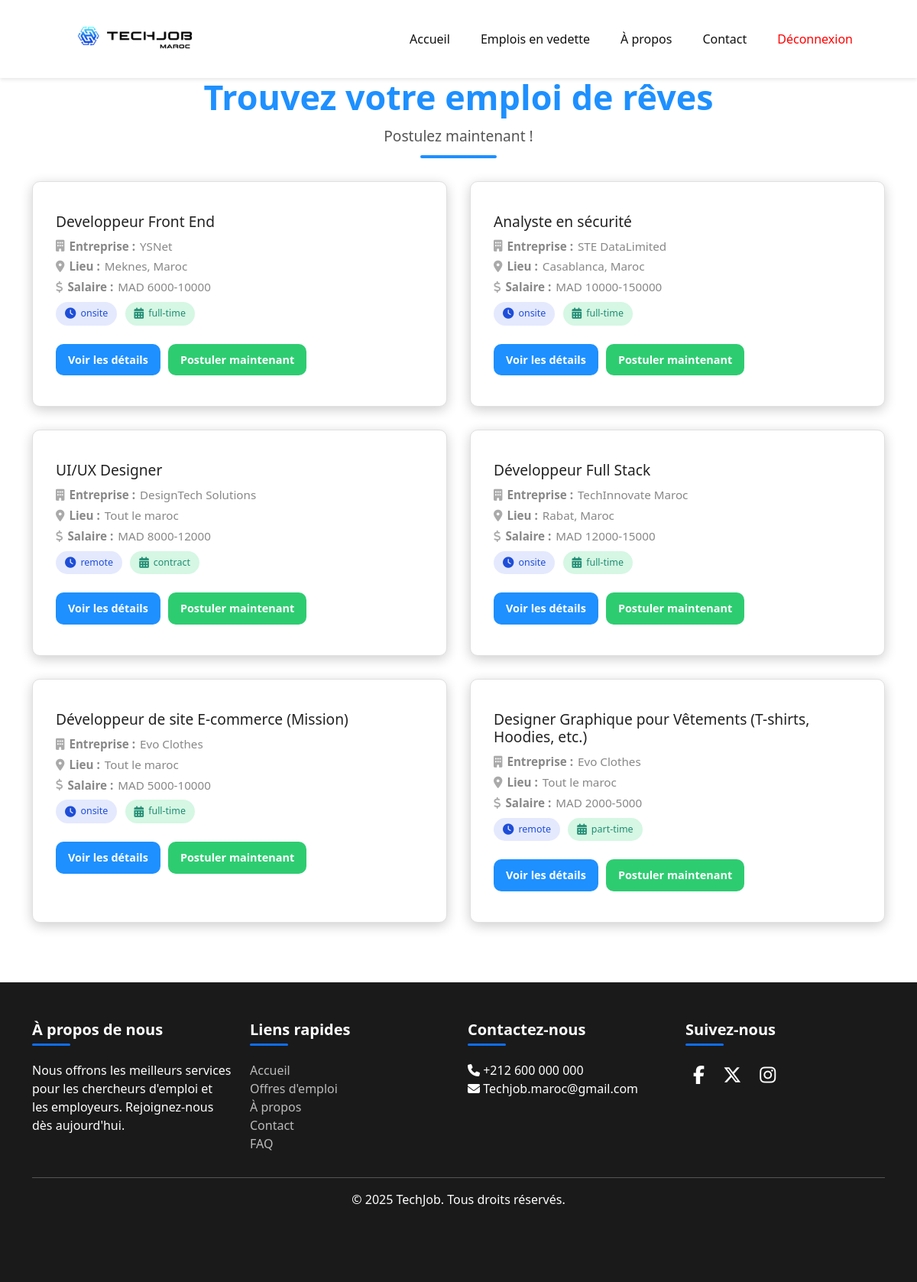
The app's page /Pages/JobsListing.php (signed in) with its own data.
### tables this page shows
CREATE TABLE IF NOT EXISTS `jobs` (
  `id` int(11) NOT NULL AUTO_INCREMENT,
  `postedBy` varchar(255) NOT NULL,
  `category` int(11) NOT NULL,
  `title` varchar(255) NOT NULL,
  `companyName` varchar(255) NOT NULL,
  `location` varchar(255) NOT NULL,
  `salaryRange` varchar(255) DEFAULT NULL,
  `duration` enum('part-time','full-time','contract','internship') NOT NULL,
  `type` enum('remote','onsite','mission') NOT NULL,
  `datePosted` datetime NOT NULL DEFAULT current_timestamp(),
  `skills` text DEFAULT NULL,
  `status` enum('active','closed') NOT NULL DEFAULT 'active',
  `numberOfApplicants` int(11) NOT NULL DEFAULT 0,
  `description` text NOT NULL,
  `requirements` text NOT NULL,
  `specializations` varchar(255) NOT NULL,
  `experience` enum('entry-level','mid-level','senior-level','expert-level') NOT NULL,
  PRIMARY KEY (`id`),
  KEY `postedBy` (`postedBy`),
  KEY `category` (`category`),
  CONSTRAINT `jobs_ibfk_1` FOREIGN KEY (`postedBy`) REFERENCES `users` (`userId`) ON DELETE CASCADE,
  CONSTRAINT `jobs_ibfk_2` FOREIGN KEY (`category`) REFERENCES `categories` (`id`) ON DELETE CASCADE
);

### includes/helper-functions.php (the view, shortened to what this page needs)
<?php
function fetchAllJobs() {
    $jobs = [];
    $conn = connectDB();
    $sql = "SELECT id, title, companyName, location, salaryRange, type, duration, datePosted
            FROM jobs WHERE status = 'active'";
    $result = mysqli_query($conn, $sql);
    if ($result) {
        while ($row = mysqli_fetch_assoc($result)) {
            $jobs[] = $row;
        }
    }
    return $jobs;
}
function generateJobMarkup($job) {
    return "
    <div class='job-item' data-job-id='{$job['id']}'>
        <h3 class='job-title'>
             " . htmlspecialchars($job['title']) . "
        </h3>
        <p><i class='fas fa-building'></i> <strong>Entreprise :</strong> " . htmlspecialchars($job['companyName']) . "</p>
        <p><i class='fas fa-map-marker-alt'></i> <strong>Lieu :</strong> " . htmlspecialchars($job['location']) . "</p>
        <p><i class='fas fa-dollar-sign'></i> <strong>Salaire :</strong> " . htmlspecialchars($job['salaryRange']) . "</p>
        <div class='tags'>
            <span class='tag job-type'><i class='fas fa-clock'></i> " . htmlspecialchars($job['type']) . "</span>
            <span class='tag duration'><i class='fas fa-calendar-alt'></i> " . htmlspecialchars($job['duration']) . "</span>
        </div>
        <div class='button-group'>
            <button class='view-details' onclick='openModal(" . intval($job['id']) . ")'>Voir les détails</button>
            <form action='../Pages/JobApplication.php?jobId={$job['id']}' method='post' style='display:inline;'>
                <input type='hidden' name='jobId' value='{$job['id']}'>
                <button type='submit' class='apply-button'>Postuler maintenant</button>
            </form>
        </div>
    </div>";
}
?>

### Pages/JobsListing.php (shortened to what this page needs)
<?php
require_once "../includes/helper-functions.php";
$default = 0;
$categoryId = isset($_GET['category']) ? intval($_GET['category']) : $default;
if ($categoryId == $default) {
    $jobs = fetchAllJobs();
} else {
    $categoryName = "Jobs in " . fetchCategoryName($categoryId);
    $jobs = fetchJobsByCategory($categoryId);
}
?>
<!DOCTYPE html>
<html lang="en">
    <head>
        <link rel="stylesheet" href="https://cdnjs.cloudflare.com/ajax/libs/font-awesome/6.5.0/css/all.min.css">
        <link rel="stylesheet" href="../styles/generalStyles.css">
        <link rel="stylesheet" href="../styles/HomePage/header.css">
        <link rel="stylesheet" href="../styles/HomePage/footer.css">
        <link rel="stylesheet" href="../styles/HomePage/common-styles.css">
        <link rel="stylesheet" href="../css/joblisting.css">
    </head>
    <body>
    <?php
        include_once '../includes/applicant-header.php';
    ?>
    <div class="hero-text-wrapper">
    <h1 class="hero-title">Trouvez votre emploi de rêves</h1>
    <p class="hero-subtitle">Postulez maintenant !</p>
    <div class="hero-underline"></div>
    </div>
    <div class="container">
        <div class="job-list">
            <?php foreach ($jobs as $job): ?>
                <?= generateJobMarkup($job); ?>
            <?php endforeach; ?>
        </div>
    </div>
    <?php include_once '../includes/footer.php'; ?>
        <?php include_once('../includes/footer.php') ?>
</body>
</html>

### styles/generalStyles.css (style rules this page uses)
* { padding: 0; margin: 0; box-sizing: border-box; transition: all 0.5s; font-family: 'Segoe UI', Tahoma, Geneva, Verdana, sans-serif; }
:root { --primary: #3F72AF; --primary-light: #5488c7; --secondary: #00ADB5; --secondary-light: #00c2cc; --dark: #393E46; --dark-light: #4d535d; --white: #ffffff; --gray: #f5f5f5; }

### styles/HomePage/header.css (style rules this page uses)
:root { --primary: #3F72AF; --primary-light: #5488c7; --secondary: #00ADB5; --secondary-light: #00c2cc; --dark: #393E46; --dark-light: #4d535d; --white: #ffffff; --gray: #f5f5f5; }

### styles/HomePage/footer.css (style rules this page uses)
:root { --primary: #3F72AF; --primary-light: #5488c7; --secondary: #00ADB5; --secondary-light: #00c2cc; --dark: #393E46; --dark-light: #4d535d; --white: #ffffff; --gray: #f5f5f5; }

### styles/HomePage/common-styles.css (style rules this page uses)
:root { --dark: #393E46; }
.container { max-width: 1200px; margin: 0 auto; padding: 0 20px 30px; }

### css/joblisting.css (style rules this page uses)
:root { --onsite: #4c6ef5; --remote: #2ecc71; --hybrid: #a29bfe; --contract: #fd9644; --fulltime: #2ed573; --primary: #1e90ff; --success: #2ecc71; --light-bg: #f9f9f9; --light-text: #333; --muted: #888; --border: #e0e0e0; --font: 'Segoe UI', Roboto, sans-serif; }
body { background: #f2f6ff; font-family: var(--font); color: var(--light-text); margin-top: 100px; }
.hero-text-wrapper { text-align: center; margin-top: 100px; margin-bottom: 20px; }
.hero-title { font-size: 2.8rem; font-weight: 700; color: #1e90ff; margin-bottom: 10px; }
.hero-subtitle { font-size: 1.2rem; color: #555; margin-bottom: 10px; }
.hero-underline { width: 100px; height: 4px; background-color: #1e90ff; margin: 0 auto; border-radius: 2px; }
.job-list { display: grid; grid-template-columns: repeat(auto-fit, minmax(360px, 1fr)); gap: 30px; margin-top: 30px; }
.job-item { background: #fff; border: 1px solid var(--border); border-radius: 10px; padding: 40px 30px; box-shadow: 0 10px 30px rgba(0, 0, 0, 0.06); box-shadow: 0 4px 16px rgba(0, 0, 0, 0.2); transition: transform 0.3s ease, box-shadow 0.3s ease; min-height: 30px; }
.job-item h3 { color: #222; font-size: 1.2rem; margin-bottom: 10px; }
.job-item p { font-size: 0.95rem; color: var(--muted); margin: 4px 0; display: flex; align-items: center; gap: 6px; }
.job-item p i { color: #aaa; }
.tag { display: inline-flex; align-items: center; gap: 6px; padding: 6px 12px; border-radius: 50px; font-size: 0.78rem; font-weight: 500; margin: 4px 6px 4px 0; }
.job-type { background-color: rgba(76, 110, 245, 0.15); color: #1e4ed8; }
.duration { background-color: rgba(46, 213, 115, 0.2); color: #218c74; }
.tag i { font-size: 0.9rem; }
.view-details, .apply-button { padding: 10px 16px; font-size: 0.9rem; font-weight: 600; border-radius: 10px; border: none; cursor: pointer; transition: background 0.3s ease, box-shadow 0.3s ease; }
.view-details { background-color: var(--primary); color: white; margin-right: 10px; box-shadow: none; }
.apply-button { background-color: var(--success); color: white; box-shadow: none; }
.button-group { display: flex; align-items: center; margin-top: 20px; }

### css/styles.css (style rules this page uses)
* { margin: 0; padding: 0; box-sizing: border-box; }
body { font-family: 'Poppins', sans-serif; background: #0d0d0d; color: #f0f0f0; }

### css/navbar.css (style rules this page uses)
body { margin: 0; font-family: Arial, sans-serif; }

### records on screen
jobs: title "Developpeur Front End", companyName "YSNet", location "Meknes, Maroc", salaryRange "MAD 6000-10000", type "onsite", duration "full-time"
jobs: title "Analyste en sécurité", companyName "STE DataLimited", location "Casablanca, Maroc", salaryRange "MAD 10000-150000", type "onsite", duration "full-time"
jobs: title "UI/UX Designer", companyName "DesignTech Solutions", location "Tout le maroc", salaryRange "MAD 8000-12000", type "remote", duration "contract"
jobs: title "Développeur Full Stack", companyName "TechInnovate Maroc", location "Rabat, Maroc", salaryRange "MAD 12000-15000", type "onsite", duration "full-time"
jobs: title "Développeur de site E-commerce (Mission)", companyName "Evo Clothes", location "Tout le maroc", salaryRange "MAD 5000-10000", type "onsite", duration "full-time"
jobs: title "Designer Graphique pour Vêtements (T-shirts, Hoodies, etc.)", companyName "Evo Clothes", location "Tout le maroc", salaryRange "MAD 2000-5000", type "remote", duration "part-time"
